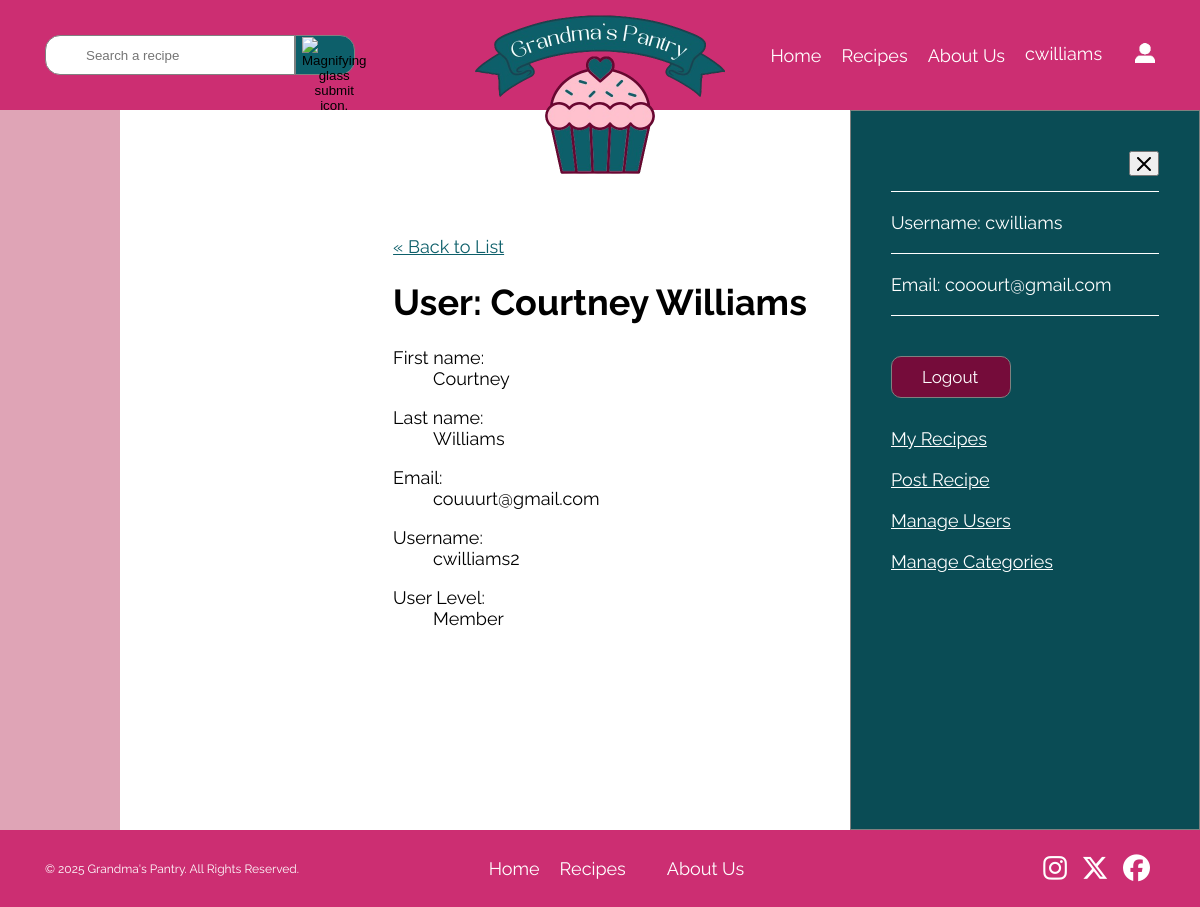
The app's page /public/users/show.php?id=12 (signed in) with its own data.
### tables this page shows
CREATE TABLE `users` (
  `user_id` int(11) NOT NULL,
  `first_name` varchar(30) NOT NULL,
  `last_name` varchar(30) NOT NULL,
  `username` varchar(20) NOT NULL,
  `email` varchar(254) NOT NULL,
  `hashed_password` varchar(255) NOT NULL,
  `role_id` int(11) NOT NULL,
  `created_at` timestamp NOT NULL DEFAULT CURRENT_TIMESTAMP,
  `activity` tinyint(1) NOT NULL
);

### private/initialize.php (called while the page is built, shortened)
<?php
  require_once('functions.php');
  $session = new Session;

### private/classes/Session.class.php (called while the page is built, shortened)
<?php
class Session {
  private $userId;
  public $username;
  private $lastLogin;
  public function is_logged_in() {
    return isset($this->userId) && $this->last_login_is_recent();
  }
  public function is_super_admin_or_admin() {
    $role_id = DatabaseObject::get_role_id($this->userId);
    return ($role_id === 2 || $role_id === 3);
  }
  public function get_user() {
    return User::find_by_id($this->userId);
  }
  public function get_display_name($maxLength = 15, $trimLength = 12) {
    return $this->username;
  }
  private function check_stored_login() {
    if(isset($_SESSION['userId'])) {
      $this->userId = $_SESSION['userId'];
      $this->username = $_SESSION['username'];
      $this->lastLogin = $_SESSION['lastLogin'];
    }
  }
  private function last_login_is_recent() {
    if(!isset($this->lastLogin)) {
      return false;
    }
    elseif(($this->lastLogin + self::MAX_LOGIN_AGE) < time()) {
      return false;
    }
    else {
      return true;
    }
  }
}

### private/classes/DatabaseObject.class.php (called while the page is built, shortened)
<?php
class DatabaseObject {
  static protected $database;
  static protected $table_name = "";
  static public function set_database($database) {
    self::$database = $database;
  }
  static public function find_by_sql($sql) {
    $result = self::$database->query($sql);
    $obj_array = [];
    while($record = $result->fetch_assoc()) {
      $obj_array[] = static::instantiate($record);
    }
    return $obj_array;
  }
  static public function find_by_id($id) {
    $primary_key_column = rtrim(static::$table_name, 's') . '_id';
    $sql = "SELECT * FROM " . static::$table_name;
    $sql .= " WHERE " . $primary_key_column . "='" . self::$database->escape_string($id) . "'";
    $obj_array = static::find_by_sql($sql);
    if(!empty($obj_array)) {
      return array_shift($obj_array);
    }
    else {
      return false;
    }
  }
  static public function get_role_id($id) {
    $sql = "SELECT role_id FROM users";
    $sql .= " WHERE user_id = '" . self::$database->escape_string($id) . "'";
    $result = self::$database->query($sql);
    if ($result) {
      $row = $result->fetch_assoc();
      if ($row) {
        settype($row['role_id'], 'int');
        return $row['role_id'];
      }
    }
    return false;
  }
  static protected function instantiate($record) {
    $object = new static;
    if (isset($record['user_id'])) {
      $object->id = $record['user_id'];
    }
    foreach($record as $property => $value) {
      $camelCaseProperty = lcfirst(str_replace('_', '', ucwords($property, '_')));
      if(property_exists($object, $camelCaseProperty) && $property !== 'user_id') {
        $object->$camelCaseProperty = $value;
      }
    }
    return $object;
  }
}

### private/classes/User.class.php (called while the page is built, shortened)
<?php
class User extends DatabaseObject {
  public $firstName;
  public $lastName;
  public function __construct($args=[]) {
    $this->firstName = $args['first_name'] ?? '';
    $this->lastName = $args['last_name'] ?? '';
  }
  public function full_name() {
    return "{$this->firstName} {$this->lastName}";
  }
  public static function find_by_id($id) {
    return parent::find_by_id($id);
  }
}

### private/functions.php (called while the page is built, shortened)
<?php
function url_for($script_path) {
  if($script_path[0] != '/') {
    $script_path = "/" . $script_path;
  }
  return WWW_ROOT . $script_path;
}
function h($string="") {
  return htmlspecialchars($string);
}

### public/users/show.php (the view, shortened to what this page needs)
<?php
require_once('../../private/initialize.php');
$id = $_GET['id'] ?? false;
$viewUser = User::find_by_id($id);
?>
<!DOCTYPE html>
<html lang="en">
  <head>
    <link href="../css/styles.css" rel="stylesheet">
    <link rel="stylesheet" href="https://cdn.jsdelivr.net/npm/choices.js/public/assets/styles/choices.min.css" />
  </head>
  <body>
    <header role="banner">
      <nav>
        <ul>
          <li><a href="/web-289/public/index.php">Home</a></li>
          <li><a href="/web-289/public/recipes/index.php">Recipes</a></li>
          <li><a href="/web-289/public/about.php">About Us</a></li>
          <li>
            <a href="#" id="open-sidebar">
              <?php if (!$session->is_logged_in()): ?>
                <span>Log In/Sign up</span>
              <?php else: ?>
                <div>
                  <span class="text-flip"><?= $session->get_display_name() ?></span>
                </div>
              <?php endif; ?>
            </a>
          </li>
          <li><a href="#" id="open-sidebar-icon"><img src="/web-289/public/assets/login-image.png" width="27" height="27" alt="User icon that links to login."></a></li>
        </ul>
      </nav>
      <form  action="<?= $_SERVER['PHP_SELF'] ?>" method="GET">
        <section>
          <input type="text" name="search" placeholder="Search a recipe" value="<?php echo isset($_GET['search']) ? $escapedSearchQuery : ''; ?>">
          <button>
            <img src="/web-289/public/assets/icons/search.svg" width="64" height="64" alt="Magnifying glass submit icon.">
          </button>
        </section>
      </form>
      <a href="/web-289/public/index.php"><img src="/web-289/public/assets/logo.png" width="500" height="500" alt="Pink and navy cupcake logo for Grandma's Pantry."></a>
    </header>
    <div id="wrapper">
      <?php
      if($session->is_logged_in()) {
        include("../logged-in.php");
      }
      ?>
      <main role="main" id="manage-users">
        <div id="content">
          <a class="back-link" href="<?php echo url_for('../public/users/index.php'); ?>">&laquo; Back to List</a>
          <h1>User: <?= h($viewUser->full_name()); ?></h1>
          <div class="attributes">
            <dl>
              <dt>First name:</dt>
              <dd><?= h($viewUser->firstName); ?></dd>
            </dl>
            <dl>
              <dt>Last name:</dt>
              <dd><?= h($viewUser->lastName); ?></dd>
            </dl>
            <dl>
              <dt>Email:</dt>
              <dd><?= h($viewUser->email); ?></dd>
            </dl>
            <dl>
              <dt>Username:</dt>
              <dd><?= h($viewUser->username); ?></dd>
            </dl>
            <dl>
              <dt>User Level:</dt>
              <dd><?php if(empty($viewUser->roleId)) { echo "User Level has not been set."; } else { echo User::USER_LEVEL_OPTIONS[$viewUser->roleId]; } ?></dd>
            </dl>
          </div>
        </div>
      </main>
    </div>
    <footer>
        <p>&copy; 2025 Grandma's Pantry. All Rights Reserved.</p>
        <nav>
          <ul>
            <li><a href="/web-289/public/index.php">Home</a></li>
            <li><a href="/web-289/public/recipes/index.php">Recipes</a></li>
            <li><a href="/web-289/public/about.php">About Us</a></li>
          </ul>
        </nav>
        <section>
          <a href="https://www.instagram.com/"><i class="fa-brands fa-instagram fa-xl"></i></a>
          <a href="https://x.com/?lang=en"><i class="fa-brands fa-x-twitter fa-xl"></i></a>
          <a href="https://www.facebook.com/"><i class="fa-brands fa-facebook fa-xl"></i></a>
        </section>
    </footer>
  </body>
</html>

### public/logged-in.php (shortened to what this page needs)
<?php
require_once(dirname(__DIR__) . '/private/initialize.php');
?>
<div id="sidebar" class="<?= ($session->is_logged_in()) ? 'active' : ''; ?>" data-initial="<?= $session->is_logged_in() ? 'true' : 'false'; ?>">
  <div id="logged-in">
    <button id="close-sidebar" aria-label="Close Sidebar"><img src="/web-289/public/assets/icons/x-icon.svg" width="14" height="14" alt="A X icon."></button>
    <?php $user = $session->get_user(); ?>
    <section>
      <p>Username: <?= $user->username; ?></p>
      <p>Email: <?= $user->email; ?></p>
    </section>
    <a href="/web-289/public/logout.php">Logout</a>
    <a href="/web-289/public/users/user-recipes.php" id="myRecipesLink">My Recipes</a>
    <a href="/web-289/public/recipes/new.php">Post Recipe</a>
    <?php if($session->is_super_admin_or_admin()): ?>
    <a href="/web-289/public/users/index.php">Manage Users</a>
    <a href="/web-289/public/categories/index.php">Manage Categories</a>
    <?php endif; ?>
  </div>
</div>

### public/css/styles.css (style rules this page uses)
* { box-sizing: border-box; }
html { font: 18px Raleway, Arial, sans-serif; }
body { background-color: #dfa4b6; margin: 0; overflow-x: hidden; }
#wrapper { background-color: #fff; display: flex; justify-self: center; justify-content: center; min-height: 90vh; padding: 4rem 0 1rem 0; position: relative; width: 80%; }
header { background-color: #cc2e72; display: grid; grid-template-columns: repeat(3, 1fr); grid-template-rows: 1fr; padding: 25px 45px; position: relative; z-index: 4; }
header form { align-content: center; grid-column: 1; grid-row: 1; }
header form > section { display: flex; justify-content: center; position: relative; }
header > form input { padding: 10px 0 10px 40px; border: 1px solid #808080; border-radius: 15px 0 0 15px; width: 350px; height: 30px; }
header form button { height: 20px; background-color: #0d5f6a; border: 1px solid #808080; border-radius: 0 15px 15px 0; width: 60px; }
header form button img { height: auto; margin-bottom: 10px; width: 35px; }
header > a { left: 50%; position: absolute; top: 90%; transform: translate(-50%, -50%); }
header > a img { height: auto; max-width: 250px; }
header nav li { white-space: nowrap; }
header nav ul li:has(#open-sidebar) { margin: 0; }
header nav li:last-of-type { margin: 0 0 0 10px; }
header nav li:last-of-type a { border: none; }
#open-sidebar div { position: relative; display: inline-block; height: 1.1em; min-width: 100px; overflow: hidden; }
#open-sidebar .text-flip { display: block; transition: transform 0.3s ease; }
#open-sidebar .text-flip:first-child { transform: translateY(0%); }
header nav li img { align-self: center; height: auto; width: 20px; }
nav { align-content: center; grid-column: 3; grid-row: 1; padding: 0; }
nav ul { display: flex; flex-direction: row; list-style: none; padding: 0; }
nav a { text-decoration: none; }
nav ul li { margin-right: 20px; }
nav a, nav label { color: #fff; }
header > section, nav ul { justify-content: center; }
nav ul, nav ul > section, footer { align-items: center; }
header form input, header form button { height: 40px; }
#sidebar { background-color: #0a4c55; border: 1px solid #808080; height: 100%; padding: 40px; position: absolute; right: -100%; top: 0; transition: right 0.4s ease-in-out; visibility: hidden; width: 350px; z-index: 3; }
#wrapper .active { right: -12.5%; visibility: visible; }
#close-sidebar { align-self: flex-end; padding: 4px 0 0 0; width: 30px; }
#login form > input:last-of-type, #logged-in a:first-of-type { background-color: #750c3a; border: 1px solid #808080; border-radius: 10px; color: #fff; font-size: 17px; padding: 10px 30px; }
#logged-in section { margin: 15px 0 40px 0; }
#logged-in section p { border-bottom: 1px solid #fff; border-top: 1px solid #fff; display: flex; flex-direction: column; margin: 0; padding: 20px 0; }
#logged-in section p:last-of-type { border-top: none; }
#logged-in a { margin-bottom: 20px; }
#logged-in a:first-of-type { margin-bottom: 30px; text-decoration: none; width: 120px; }
#login, #logged-in { display: flex; flex-direction: column; }
#login h2, #login label, #logged-in h2, #logged-in p, #login .user-errors { color: #fff; }
#home-page > section:first-of-type a, #sidebar a { color: #fff; }
#signup-page a, #manage-users a, #create-user a, #edit-user a, #create-category a { color: #0d5f6a; }
#manage-users, #create-user, #create-category, #edit-user, #delete-user, #delete-category { padding: 3rem 4rem 0 4rem; }
footer { background-color: #cc2e72; color: #fff; display: grid; grid-template-columns: .6fr 1fr .5fr; grid-template-rows: 1fr; padding: 10px 45px; }
footer p { font-size: 12px; grid-column: 1; grid-row: 1; margin: 0; }
footer nav { grid-column: 2; grid-row: 1; }
footer nav ul li:nth-last-child(2) { padding-right: 15px; }
footer ul li:last-of-type { margin-left: 6px; }
footer section { grid-column: 3; grid-row: 1; justify-self: end; }
footer section a { color: #fff; height: auto; margin: 0 5px; width: 25px; }
@media screen and (max-width: 1280px) { header nav { justify-self: end; } }
@media screen and (max-width: 1280px) { header form section { justify-content: left; } }
@media screen and (max-width: 1280px) { header > form input { width: 250px; } }

### records on screen
users: username "cwilliams", email "cooourt@gmail.com"
users: $viewUser->full_name() "Courtney Williams", first_name "Courtney", last_name "Williams", email "couuurt@gmail.com", username "cwilliams2", role "Member"

### other values on screen
$session->get_display_name() "cwilliams"
